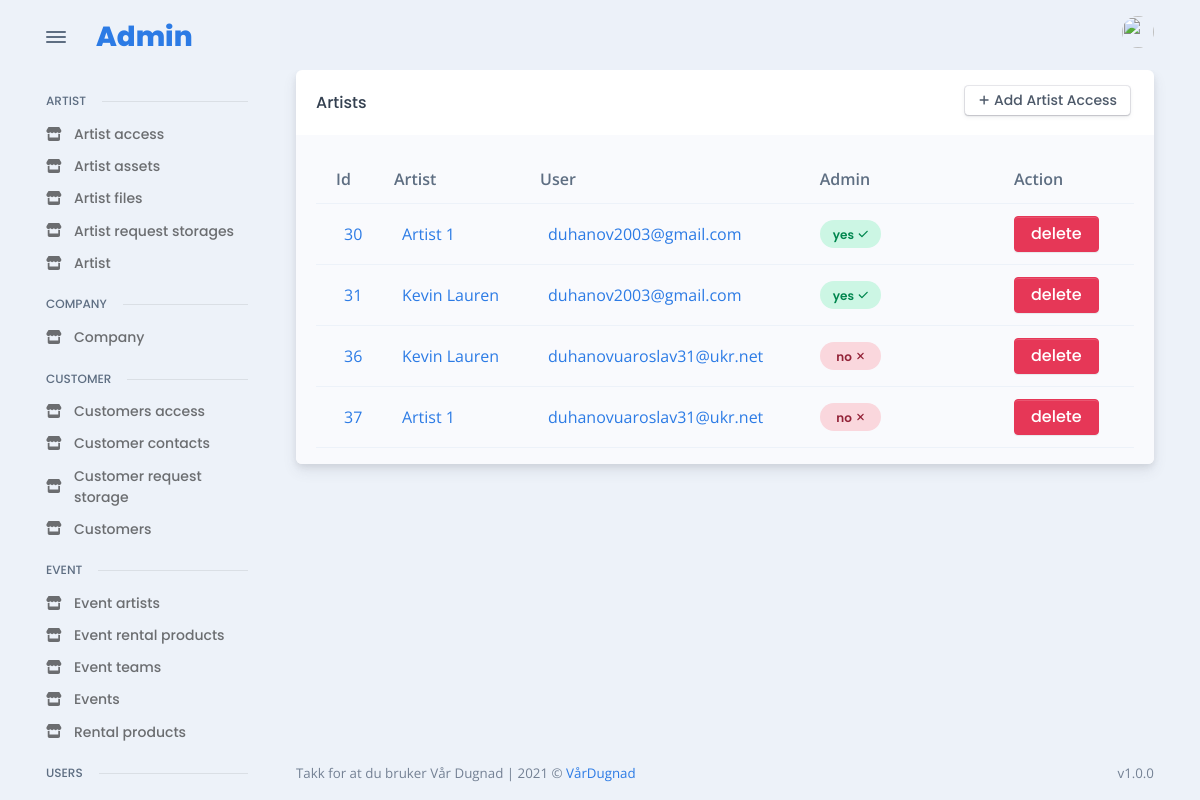
/en/admin_site/artist/all_access/ (signed in), run on an earlier commit of the app's database.
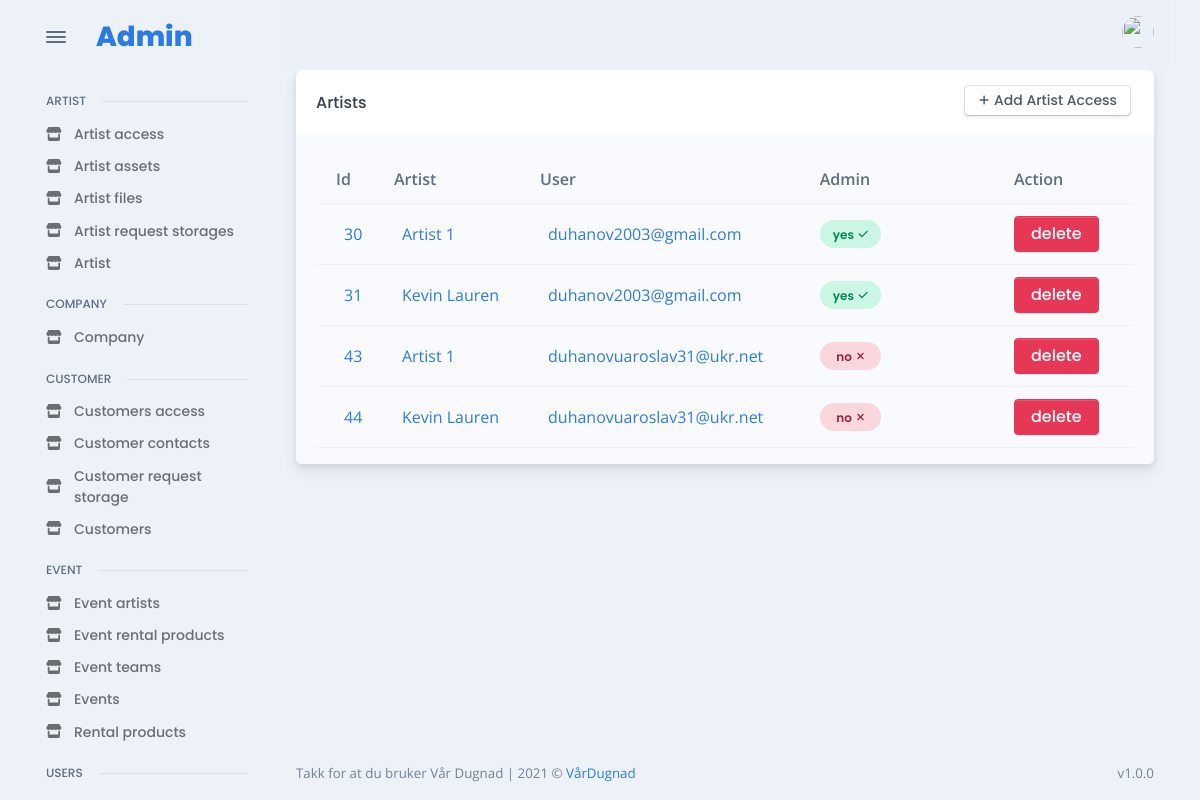
And on a later commit of the database.
### artist/models.py (models this page shows, shortened)
class ArtistAccess(models.Model):
    artist = models.ForeignKey(
        Artist, verbose_name="artist_access", on_delete=models.CASCADE
    )
    access = models.ForeignKey(
        User, verbose_name=("access"), on_delete=models.CASCADE, null=True
    )
    admin = models.BooleanField(default=False)
    class Meta:
        unique_together = (
            "artist",
            "access",
        )

class Artist(models.Model):
    name = models.CharField("name", max_length=255, unique=True)
    technical_raider = RichTextField("technical raider")
    hospitality_raider = RichTextField("technical raider")
    active = models.BooleanField(default=True)

### users/models.py (models this page shows, shortened)
class User(AbstractBaseUser):
    email = models.EmailField(max_length=255, unique=True)
    first_name = models.CharField(max_length=255)
    last_name = models.CharField(max_length=255)
    picture = models.ImageField(upload_to="images/users", blank=True)
    phone = models.CharField(max_length=50, blank=True)
    driver_licens_classes = models.CharField(max_length=50, blank=True)
    birthdate = models.DateField(null=True, blank=True)
    last_login = models.DateTimeField(auto_now_add=True)
    is_active = models.BooleanField(default=True)  # can login
    staff = models.BooleanField(default=False)  # can login
    admin = models.BooleanField(default=False)  # can login
    USERNAME_FIELD = "email"
    REQUIRED_FIELDS = ["first_name", "last_name"]
    objects = UserManager()

### admin_app/admin_artist/views.py (the view)
# urls.py: path("all_access/", ArtisAccesstListView.as_view(), name = "admin_get_all_artist_access"),
class ArtisAccesstListView(LoginRequiredMixin, ListView):
    model = ArtistAccess
    template_name = "admin/pages/artist/access/all.html"
    context_object_name = 'access'
    def get_context_data(self, **kwargs):
        context = super().get_context_data(**kwargs)
        return context

### templates/admin/pages/artist/access/all.html (shortened to what this page needs)
{% extends 'base/admin_base.html' %}
{% load static %}
{% load widget_tweaks %}
{% block content %}
<div class="card">
  <div class="card-header">
    <div class="row flex-between-center">
      <div class="col-4 col-sm-auto d-flex align-items-center pe-0">
        <h5 class="fs-0 mb-0 text-nowrap py-2 py-xl-0">Artists</h5>
      </div>
      <div class="col-8 col-sm-auto text-end ps-2">
        <a href="{% url 'admin_add_new_artist_access' %}" class="btn btn-falcon-default btn-sm me-1 mb-1">
          <span class="fas fa-plus me-1" data-fa-transform="shrink-3"></span>Add Artist Access
        </a>
      </div>
    </div>
  </div>
  <div class="card-body bg-light pb-0">
    <div class="table-responsive scrollbar">
      {% if access|length %}
      <table class="table table-hover table-striped overflow-hidden">
        <thead>
          <tr>
            <th scope="col">Id</th>
            <th scope="col">Artist</th>
            <th scope="col">User</th>
            <th scope="col">Admin</th>
            <th></th>
            <th></th>
            <th></th>
            <th></th>
            <th scope="col">Action</th>
          </tr>
        </thead>
        <tbody>
          {% for ac in access %}
          <tr class="align-middle">
            <td class="text-nowrap">
              <div class="d-flex align-items-center">
                <div class="ms-2"><a href="{% url 'admin_change_details_artist_access' ac.id %}">{{ac.id}}</a></div>
              </div>
            </td>
            <td class="text-nowrap">
              <div class="d-flex align-items-center">
                <div class="ms-2"><a href="{% url 'admin_change_details_artist' ac.artist.id %}">{{ac.artist.name}}</a></div>
              </div>
            </td>
            <td class="text-nowrap">
              <div class="d-flex align-items-center">
                <div class="ms-2"><a href="{% url 'admin_change_details_user' ac.access.id %}">{{ ac.access.email }}</a></div>
              </div>
            </td>
            {% if ac.admin %}
            <td><span class="badge badge rounded-pill d-block p-2 badge-soft-success">yes<span class="ms-1 fas fa-check" data-fa-transform="shrink-2"></span></span></td>
            {% else %}
            <td><span class="badge badge rounded-pill d-block p-2 badge-soft-danger">no<span class="ms-1 fas fa-times" data-fa-transform="shrink-2"></span></span></td>
            {% endif %}
            <th></th>
            <th></th>
            <th></th>
            <th></th>
            <td><a class="btn btn-danger"  href="{% url 'admin_delete_artist_access' ac.id %}">delete</a></tr>
          {% endfor %}
        </tbody>
      </table>
      {% else %}
          <p>There is no artist access yet, try to add some</p>
      {% endif %}
    </div>
  </div>
  </div>
{% endblock %}

### templates/base/admin_base.html (shortened to what this page needs)
{% load static %}
{% load widget_tweaks %}
<!DOCTYPE html>
<html lang="en-US" dir="ltr">
  <head>
    <link href="{% static 'falcon/vendors/choices/choices.min.css' %}" rel="stylesheet">
    <link href="{% static 'falcon/vendors/flatpickr/flatpickr.min.css' %}" rel="stylesheet">
    <link href="{% static 'falcon/vendors/dropzone/dropzone.min.css' %}" rel="stylesheet">
    <link href="{% static 'falcon/vendors/overlayscrollbars/OverlayScrollbars.min.css' %}" rel="stylesheet">
    <link href="{% static 'falcon/assets/css/theme-rtl.min.css' %}" rel="stylesheet" id="style-rtl">
    <link href="{% static 'falcon/assets/css/theme.min.css' %}" rel="stylesheet" id="style-default">
    <link href="{% static 'falcon/assets/css/user-rtl.min.css' %}" rel="stylesheet" id="user-style-rtl">
    <link href="{% static 'falcon/assets/css/user.min.css' %}" rel="stylesheet" id="user-style-default">
  </head>
  <body>
    <main class="main" id="top" style=" overflow: hidden;">
      <div class="container" data-layout="container">
        <nav class="navbar navbar-light navbar-vertical navbar-expand-xl">
          <div class="d-flex align-items-center">
            <div class="toggle-icon-wrapper">
              <button class="btn navbar-toggler-humburger-icon navbar-vertical-toggle" data-bs-toggle="tooltip" data-bs-placement="left" title="Toggle Navigation"><span class="navbar-toggle-icon"><span class="toggle-line"></span></span></button>
            </div><a class="navbar-brand" href="/">
              <div class="d-flex align-items-center py-3"><span class="font-sans-serif">Admin</span>
              </div>
            </a>
          </div>
          <div class="collapse navbar-collapse" id="navbarVerticalCollapse">
            <div class="navbar-vertical-content scrollbar">
              <ul class="navbar-nav flex-column mb-3" id="navbarVerticalNav">
                <li>
                  <div class="row navbar-vertical-label-wrapper mt-3 mb-2">
                    <div class="col-auto navbar-vertical-label">ARTIST</div>
                    <div class="col ps-0">
                      <hr class="mb-0 navbar-vertical-divider" />
                    </div>
                  </div>
                  <a class="nav-link" href="{% url 'admin_get_all_artist_access' %}" role="button" data-bs-toggle="" aria-expanded="false">
                    <div class="d-flex align-items-center"><span class="nav-link-icon"><span class="fas fa-store"></span></span><span class="nav-link-text ps-1">Artist access</span>
                    </div>
                  </a>
                  <a class="nav-link" href="{% url 'admin_get_all_artist_assets' %}" role="button" data-bs-toggle="" aria-expanded="false">
                    <div class="d-flex align-items-center"><span class="nav-link-icon"><span class="fas fa-store"></span></span><span class="nav-link-text ps-1">Artist assets</span>
                    </div>
                  </a>
                  <a class="nav-link" href="{% url 'admin_get_all_files' %}" role="button" data-bs-toggle="" aria-expanded="false">
                    <div class="d-flex align-items-center"><span class="nav-link-icon"><span class="fas fa-store"></span></span><span class="nav-link-text ps-1">Artist files</span>
                    </div>
                  </a>
                  <a class="nav-link" href="{% url 'admin_get_all_request_storage' %}" role="button" data-bs-toggle="" aria-expanded="false">
                    <div class="d-flex align-items-center"><span class="nav-link-icon"><span class="fas fa-store"></span></span><span class="nav-link-text ps-1">Artist request storages</span>
                    </div>
                  </a>
                  <a class="nav-link" href="{% url 'admin_get_all_artist' %}" role="button" data-bs-toggle="" aria-expanded="false">
                    <div class="d-flex align-items-center"><span class="nav-link-icon"><span class="fas fa-store"></span></span><span class="nav-link-text ps-1">Artist</span>
                    </div>
                  </a>
                </li>
                <li>
                  <div class="row navbar-vertical-label-wrapper mt-3 mb-2">
                    <div class="col-auto navbar-vertical-label">COMPANY</div>
                    <div class="col ps-0">
                      <hr class="mb-0 navbar-vertical-divider" />
                    </div>
                  </div>
                  <a class="nav-link" href="{% url 'admin_get_all_companies' %}" role="button" data-bs-toggle="" aria-expanded="false">
                    <div class="d-flex align-items-center"><span class="nav-link-icon"><span class="fas fa-store"></span></span><span class="nav-link-text ps-1">Company</span>
                    </div>
                  </a>
                </li>
                <li>
                  <div class="row navbar-vertical-label-wrapper mt-3 mb-2">
                    <div class="col-auto navbar-vertical-label">CUSTOMER</div>
                    <div class="col ps-0">
                      <hr class="mb-0 navbar-vertical-divider" />
                    </div>
                  </div>
                  <a class="nav-link" href="{% url 'admin_get_all_customer_access' %}" role="button" data-bs-toggle="" aria-expanded="false">
                    <div class="d-flex align-items-center"><span class="nav-link-icon"><span class="fas fa-store"></span></span><span class="nav-link-text ps-1">Customers access</span>
                    </div>
                  </a>
                  <a class="nav-link" href="{% url 'admin_get_all_customer_contacts' %}" role="button" data-bs-toggle="" aria-expanded="false">
                    <div class="d-flex align-items-center"><span class="nav-link-icon"><span class="fas fa-store"></span></span><span class="nav-link-text ps-1">Customer contacts</span>
                    </div>
                  </a>
                  <a class="nav-link" href="{% url 'admin_get_all_customer_requests' %}" role="button" data-bs-toggle="" aria-expanded="false">
                    <div class="d-flex align-items-center"><span class="nav-link-icon"><span class="fas fa-store"></span></span><span class="nav-link-text ps-1">Customer request storage</span>
                    </div>
                  </a>
                  <a class="nav-link" href="{% url 'admin_get_all_customers' %}" role="button" data-bs-toggle="" aria-expanded="false">
                    <div class="d-flex align-items-center"><span class="nav-link-icon"><span class="fas fa-store"></span></span><span class="nav-link-text ps-1">Customers</span>
                    </div>
                  </a>
                </li>
                <li>
                  <div class="row navbar-vertical-label-wrapper mt-3 mb-2">
                    <div class="col-auto navbar-vertical-label">EVENT</div>
                    <div class="col ps-0">
                      <hr class="mb-0 navbar-vertical-divider" />
                    </div>
                  </div>
                  <a class="nav-link" href="" role="button" data-bs-toggle="" aria-expanded="false">
                    <div class="d-flex align-items-center"><span class="nav-link-icon"><span class="fas fa-store"></span></span><span class="nav-link-text ps-1">Event artists</span>
                    </div>
                  </a>
                  <a class="nav-link" href="{% url 'admin_get_all_event_rental_products' %}" role="button" data-bs-toggle="" aria-expanded="false">
                    <div class="d-flex align-items-center"><span class="nav-link-icon"><span class="fas fa-store"></span></span><span class="nav-link-text ps-1">Event rental products</span>
                    </div>
                  </a>
                  <a class="nav-link" href="{% url 'admin_get_all_event_teams' %}" role="button" data-bs-toggle="" aria-expanded="false">
                    <div class="d-flex align-items-center"><span class="nav-link-icon"><span class="fas fa-store"></span></span><span class="nav-link-text ps-1">Event teams</span>
                    </div>
                  </a>
                  <a class="nav-link" href="{% url 'admin_get_all_eevents' %}" role="button" data-bs-toggle="" aria-expanded="false">
                    <div class="d-flex align-items-center"><span class="nav-link-icon"><span class="fas fa-store"></span></span><span class="nav-link-text ps-1">Events</span>
                    </div>
                  </a>
                  <a class="nav-link" href="{% url 'admin_get_all_rental_products' %}" role="button" data-bs-toggle="" aria-expanded="false">
                    <div class="d-flex align-items-center"><span class="nav-link-icon"><span class="fas fa-store"></span></span><span class="nav-link-text ps-1">Rental products</span>
                    </div>
                  </a>
                </li>
                <li>
                  <div class="row navbar-vertical-label-wrapper mt-3 mb-2">
                    <div class="col-auto navbar-vertical-label">USERS</div>
                    <div class="col ps-0">
                      <hr class="mb-0 navbar-vertical-divider" />
                    </div>
                  </div>
                  <a class="nav-link" href="{% url 'admin_get_all_users' %}" role="button" data-bs-toggle="" aria-expanded="false">
                    <div class="d-flex align-items-center"><span class="nav-link-icon"></span><span class="nav-link-text ps-1">Users</span>
                    </div>
                  </a>
                </li>
              </ul>
            </div>
          </div>
        </nav>
        <div class="content">
          <nav class="navbar navbar-light navbar-glass navbar-top navbar-expand">
            <ul class="navbar-nav navbar-nav-icons ms-auto flex-row align-items-center">
              <li class="nav-item dropdown"><a class="nav-link pe-0" id="navbarDropdownUser" role="button" data-bs-toggle="dropdown" aria-haspopup="true" aria-expanded="false">
                <div class="avatar avatar-xl">
                  <img class="rounded-circle" src="{% static 'falcon/assets/img/default_contact_img.png' %}" alt="" />
                </div>
              </a>
            </li>
            </ul>
          </nav>
          {% block content %}
          {% endblock content %}
          <footer class="footer">
            <div class="row g-0 justify-content-between fs--1 mt-4 mb-3">
              <div class="col-12 col-sm-auto text-center">
                <p class="mb-0 text-600">Takk for at du bruker Vår Dugnad <span class="d-none d-sm-inline-block">| </span><br class="d-sm-none" /> 2021 &copy; <a href="https://vardugnad.no.com">VårDugnad</a></p>
              </div>
              <div class="col-12 col-sm-auto text-center">
                <p class="mb-0 text-600">v1.0.0</p>
              </div>
            </div>
          </footer>
        </div>
      </div>
    </main>
  </body>
</html>

What changed in the data, as far as the page shows it:
removed ArtistAccess: id "36", artist.name "Kevin Lauren", access.email "duhanovuaroslav31@ukr.net", admin "no"
removed ArtistAccess: id "37", artist.name "Artist 1", access.email "duhanovuaroslav31@ukr.net", admin "no"
added ArtistAccess: id "43", artist.name "Artist 1", access.email "duhanovuaroslav31@ukr.net", admin "no"
added ArtistAccess: id "44", artist.name "Kevin Lauren", access.email "duhanovuaroslav31@ukr.net", admin "no"
